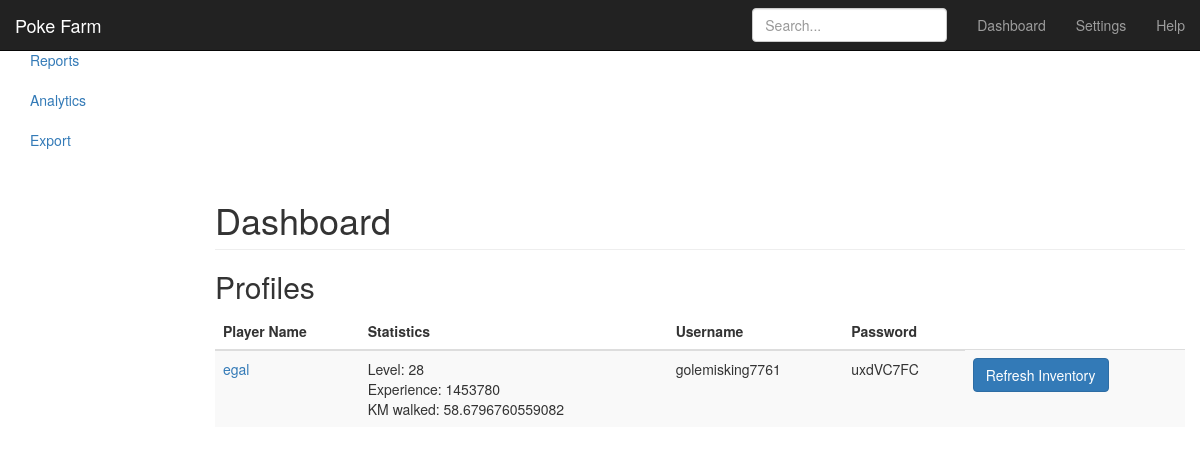
Before: / with the older database file.
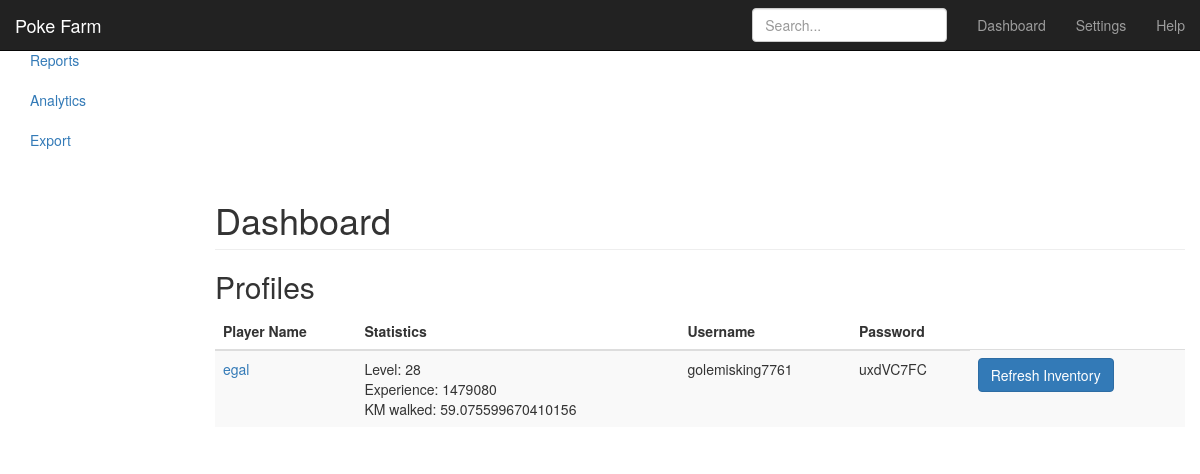
After: the same page with the newer database file.
### frontend/models.py (models this page shows)
class Profile(models.Model):
    player_name = models.CharField(max_length=40)
    account = models.ForeignKey(Account)
    connection = models.ForeignKey(Connection)
    statistics = models.ForeignKey(Statistics)
    loc_latitude = models.FloatField(default=0.0)
    loc_longitude = models.FloatField(default=0.0)

class Statistics(models.Model):
    experience = models.IntegerField()
    level = models.IntegerField()
    km_walked = models.FloatField()

class Account(models.Model):
    username = models.CharField(max_length=40)
    password = models.CharField(max_length=40)
    gauth = models.BooleanField(default=False)
    ptc = models.BooleanField(default=False)

### frontend/views.py (the view)
# urls.py: url(r'^$', Overview.as_view()),
class Overview(View):
    def get(self, request, *args, **kwargs):
        profile_list = Profile.objects.all()
        return render(request, 'overview.html', {'profile_list': profile_list})

### frontend/templates/overview.html (shortened to what this page needs)
{% extends "base.html" %}
{% block content %}
<h1 class="page-header">Dashboard</h1>
<h2 class="sub-header">Profiles</h2>
<div class="table-responsive">
  <table class="table table-striped">
    <thead>
      <tr>
        <th>Player Name</th>
        <th>Statistics</th>
        <th>Username</th>
        <th>Password</th>
      </tr>
    </thead>
    <tbody>
      {% for profile in profile_list %}
      <tr>
        <td><a href="/list/{{ profile.pk }}/">{{ profile.player_name }}</a></td>
        <td>
          Level: {{ profile.statistics.level }} <br />
          Experience: {{ profile.statistics.experience }} <br />
          KM walked: {{ profile.statistics.km_walked }}
        </td>
        <td>{{ profile.account.username }}</td>
        <td>{{ profile.account.password }}</td>
        <td>
          <a href="/sync/{{ profile.pk }}/" class="btn btn-primary">Refresh Inventory</a>
</td>
      </tr>
      {% endfor %}
    </tbody>
  </table>
</div>
{% endblock %}

### frontend/templates/base.html (shortened to what this page needs)
<!DOCTYPE html>
<html lang="en">
  <head>
    <link href="https://maxcdn.bootstrapcdn.com/bootstrap/3.3.6/css/bootstrap.min.css" rel="stylesheet">
    <link href="http://getbootstrap.com/examples/dashboard/dashboard.css" rel="stylesheet">
  </head>
  <body>
    <nav class="navbar navbar-inverse navbar-fixed-top">
      <div class="container-fluid">
        <div class="navbar-header">
          <a class="navbar-brand" href="#">Poke Farm</a>
        </div>
        <div id="navbar" class="navbar-collapse collapse">
          <ul class="nav navbar-nav navbar-right">
            <li><a href="#">Dashboard</a></li>
            <li><a href="#">Settings</a></li>
            <li><a href="#">Help</a></li>
          </ul>
          <form class="navbar-form navbar-right">
            <input type="text" class="form-control" placeholder="Search...">
          </form>
        </div>
      </div>
    </nav>
    <div class="container-fluid">
      <div class="row">
        <div class="col-sm-3 col-md-2 sidebar">
          <ul class="nav nav-sidebar">
            <li class="active"><a href="#">Overview <span class="sr-only">(current)</span></a></li>
            <li><a href="#">Reports</a></li>
            <li><a href="#">Analytics</a></li>
            <li><a href="#">Export</a></li>
          </ul>
        </div>
        <div class="col-sm-9 col-sm-offset-3 col-md-10 col-md-offset-2 main">
          {% block content %}
          {% endblock %}
        </div>
      </div>
    </div>
  </body>
</html>

Changed rows visible on the page:
changed through a linked row, Profile "egal": statistics.experience "1453780" → "1479080"; statistics.km_walked "58.6796760559082" → "59.075599670410156"
